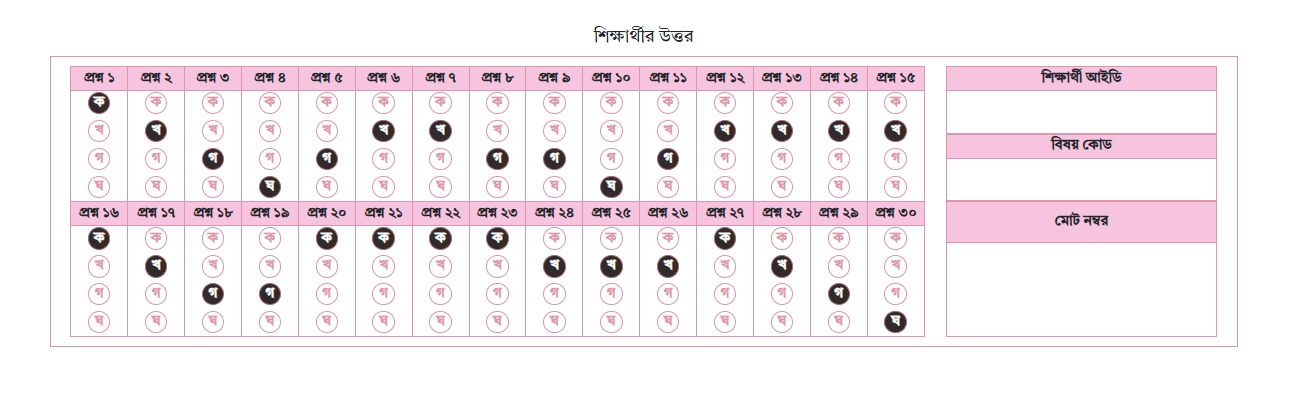
#> input picture omr4.png, 1305 x 397 px
$ python main-v-27-perfect-with-image.py
#> lines starting #> are read from the running program, lines starting #| are printed output that depends on the picture; after the words box and inside, x2 and y2 are one past the last pixel; in counts of white or black regions, pixels touching at a corner belong together
#> further down, original_image_for_display is the input picture: shape (397, 1305, 3); mean B, G, R 240.9, 236.9, 246.2
import cv2
import numpy as np
import os


def display_and_split_biggest_rectangle_part(image_path):
    """
    Loads an image, finds the biggest rectangular part (the OMR form),
    and splits it into the answer section and info section.
    Returns these as NumPy arrays along with their absolute bounding boxes
    and the bounding box of the overall biggest rectangle.
    """
#> called with image_path = 'omr4.png'
    image = cv2.imread(image_path)

    if image is None:
        print(f"❌ Error: Could not load image from {image_path}")
        return None, None, None, None  # Return None for all parts on failure

    gray = cv2.cvtColor(image, cv2.COLOR_BGR2GRAY)
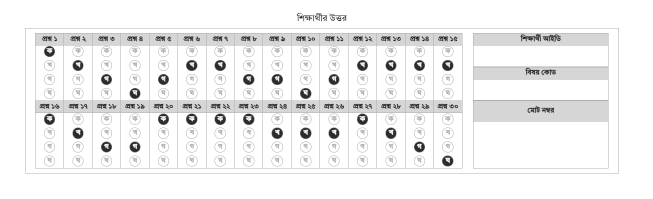
#> gray: shape (397, 1305) (shown at 1/2 size); min 36, max 255, mean 240.1
    _, thresh = cv2.threshold(gray, 200, 255, cv2.THRESH_BINARY_INV)
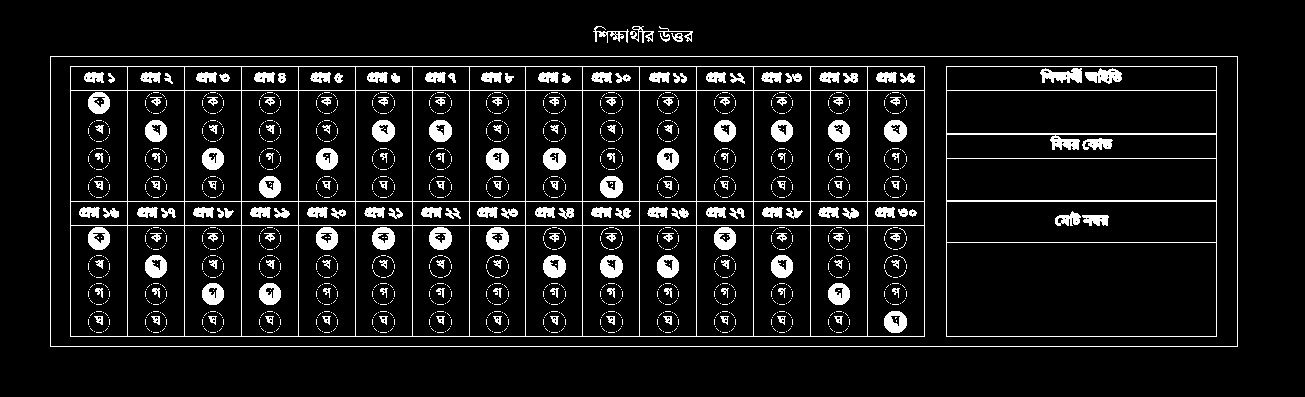
#> thresh: shape (397, 1305); 8.4% white; 1619 white regions (1423 under 20 px)

    contours, _ = cv2.findContours(thresh, cv2.RETR_EXTERNAL, cv2.CHAIN_APPROX_SIMPLE)
#> contours = 5 contours; box (x1, y1, x2, y2) and area: (50, 56, 1238, 347) 344230, (593, 26, 629, 43) 130, (630, 26, 654, 43) 106, (658, 26, 693, 42) 64, (671, 33, 683, 42) 56

    biggest_rect = None
    max_area = 0

    for contour in contours:
        perimeter = cv2.arcLength(contour, True)
        approx = cv2.approxPolyDP(contour, 0.02 * perimeter, True)

        if len(approx) == 4 and cv2.contourArea(approx) > 1000:  # Filter by 4 vertices and minimum area
            x, y, w, h = cv2.boundingRect(approx)
            area = w * h
            if area > max_area:
                max_area = area
                biggest_rect = (x, y, w, h)
#> this loop made 5 passes
#> (perimeter, approx, x, y, w, h, area, max_area) on pass 1: (2954, [[50, 56], [50, 346], [1237, 346], [1237, 56]], 50, 56, 1188, 291, 345708, 345708)
#> after the loop, max_area = 345708

    info_section_abs_bbox = None  # Initialize to None
    answer_section_img = None  # Initialize
    info_section_img = None  # Initialize

    if biggest_rect:
        x, y, w, h = biggest_rect
        rectangular_part = image[y:y + h, x:x + w]
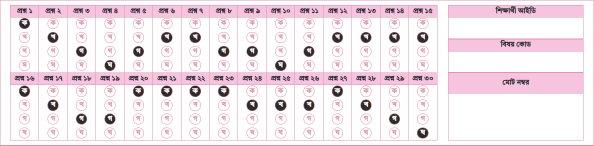
#> rectangular_part: shape (291, 1188, 3) (shown at 1/2 size); mean B, G, R 234.2, 228.2, 242.1

        # Calculate coordinates for info section within the original image (relative to overall image)
        info_section_with_outer_abs_x = x + int(0.75 * w)
#> info_section_with_outer_abs_x = 941
        info_section_with_outer_abs_y = y
#> info_section_with_outer_abs_y = 56
        info_section_with_outer_abs_w = w - int(0.75 * w)
#> info_section_with_outer_abs_w = 297
        info_section_with_outer_abs_h = h
#> info_section_with_outer_abs_h = 291

        answer_section_with_outer = rectangular_part[:, 0:int(0.75 * w)]
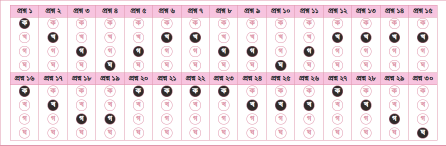
#> answer_section_with_outer: shape (291, 891, 3) (shown at 1/2 size); mean B, G, R 232.1, 226.7, 239.9
        info_section_with_outer = rectangular_part[:, int(0.75 * w):]
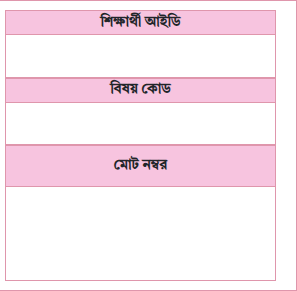
#> info_section_with_outer: shape (291, 297, 3); mean B, G, R 240.4, 232.5, 248.7

        def crop_white_borders_with_offset(section_image, current_abs_x, current_abs_y):
            """
            Finds the main content within a section (removing white borders)
            and returns the cropped image along with its absolute bounding box.
            """
#> called with current_abs_x = 50, current_abs_y = 56
            if section_image is None or section_image.size == 0:
                return section_image, (current_abs_x, current_abs_y, 0, 0)

            gray_section = cv2.cvtColor(section_image, cv2.COLOR_BGR2GRAY)
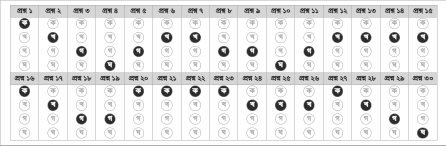
#> gray_section: shape (291, 891) (shown at 1/2 size); min 36, max 255, mean 231.2
            _, thresh_section = cv2.threshold(gray_section, 200, 255, cv2.THRESH_BINARY_INV)
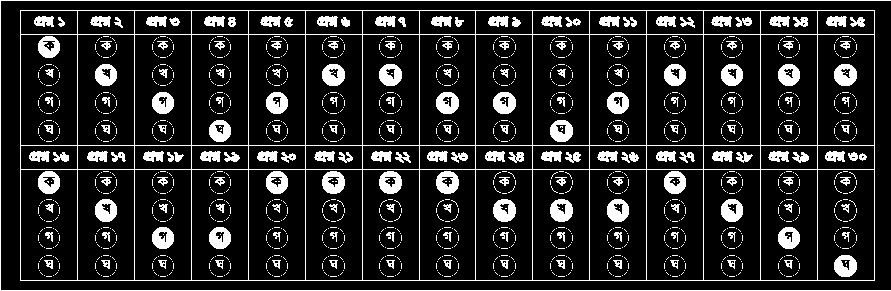
#> thresh_section: shape (291, 891); 14.4% white; 1609 white regions (1423 under 20 px)
            contours_section, _ = cv2.findContours(thresh_section, cv2.RETR_EXTERNAL, cv2.CHAIN_APPROX_SIMPLE)
#> contours_section = 2 contours, 1 with area under 20; largest, box (x1, y1, x2, y2) and area: (20, 10, 875, 281) 230580

            if contours_section:
                largest_contour_section = max(contours_section, key=cv2.contourArea)
#> largest_contour_section = [[20, 10], [20, 280], [874, 280], [874, 10]]
#> (the rest of the program and of its run is left out)
